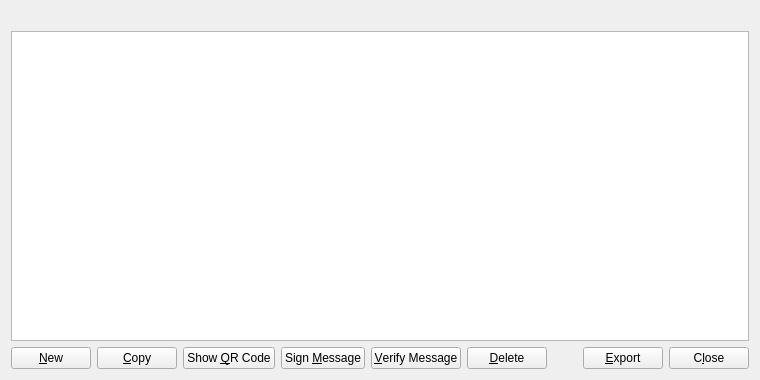
<?xml version="1.0" encoding="UTF-8"?>
<ui version="4.0">
 <class>AddressBookPage</class>
 <widget class="QWidget" name="AddressBookPage">
  <property name="geometry">
   <rect>
    <x>0</x>
    <y>0</y>
    <width>760</width>
    <height>380</height>
   </rect>
  </property>
  <property name="windowTitle">
   <string>Address Book</string>
  </property>
  <layout class="QVBoxLayout" name="verticalLayout">
   <item>
    <widget class="QLabel" name="labelExplanation">
     <property name="textFormat">
      <enum>Qt::PlainText</enum>
     </property>
     <property name="wordWrap">
      <bool>true</bool>
     </property>
    </widget>
   </item>
   <item>
    <widget class="QTableView" name="tableView">
     <property name="contextMenuPolicy">
      <enum>Qt::CustomContextMenu</enum>
     </property>
     <property name="toolTip">
      <string>Double-click to edit address or label</string>
     </property>
     <property name="tabKeyNavigation">
      <bool>false</bool>
     </property>
     <property name="alternatingRowColors">
      <bool>true</bool>
     </property>
     <property name="selectionMode">
      <enum>QAbstractItemView::SingleSelection</enum>
     </property>
     <property name="selectionBehavior">
      <enum>QAbstractItemView::SelectRows</enum>
     </property>
     <property name="sortingEnabled">
      <bool>true</bool>
     </property>
     <attribute name="verticalHeaderVisible">
      <bool>false</bool>
     </attribute>
    </widget>
   </item>
   <item>
    <layout class="QHBoxLayout" name="horizontalLayout">
     <item>
      <widget class="QPushButton" name="newAddress">
       <property name="toolTip">
        <string>Create a new address</string>
       </property>
       <property name="text">
        <string>&amp;New</string>
       </property>
       <property name="icon">
        <iconset resource="../bitcoin.qrc">
         <normaloff>:/icons/add</normaloff>:/icons/add</iconset>
       </property>
      </widget>
     </item>
     <item>
      <widget class="QPushButton" name="copyAddress">
       <property name="toolTip">
        <string>Copy the currently selected address to the system clipboard</string>
       </property>
       <property name="text">
        <string>&amp;Copy</string>
       </property>
       <property name="icon">
        <iconset resource="../bitcoin.qrc">
         <normaloff>:/icons/editcopy</normaloff>:/icons/editcopy</iconset>
       </property>
      </widget>
     </item>
     <item>
      <widget class="QPushButton" name="showQRCode">
       <property name="text">
        <string>Show &amp;QR Code</string>
       </property>
       <property name="icon">
        <iconset resource="../bitcoin.qrc">
         <normaloff>:/icons/qrcode</normaloff>:/icons/qrcode</iconset>
       </property>
      </widget>
     </item>
     <item>
      <widget class="QPushButton" name="signMessage">
       <property name="toolTip">
        <string>Sign a message to prove you own a MaxCoin address</string>
       </property>
       <property name="text">
        <string>Sign &amp;Message</string>
       </property>
       <property name="icon">
        <iconset resource="../bitcoin.qrc">
         <normaloff>:/icons/edit</normaloff>:/icons/edit</iconset>
       </property>
      </widget>
     </item>
     <item>
      <widget class="QPushButton" name="verifyMessage">
       <property name="toolTip">
        <string>Verify a message to ensure it was signed with a specified MaxCoin address</string>
       </property>
       <property name="text">
        <string>&amp;Verify Message</string>
       </property>
       <property name="icon">
        <iconset resource="../bitcoin.qrc">
         <normaloff>:/icons/transaction_0</normaloff>:/icons/transaction_0</iconset>
       </property>
      </widget>
     </item>
     <item>
      <widget class="QPushButton" name="deleteAddress">
       <property name="toolTip">
        <string>Delete the currently selected address from the list</string>
       </property>
       <property name="text">
        <string>&amp;Delete</string>
       </property>
       <property name="icon">
        <iconset resource="../bitcoin.qrc">
         <normaloff>:/icons/remove</normaloff>:/icons/remove</iconset>
       </property>
      </widget>
     </item>
     <item>
      <spacer name="horizontalSpacer">
       <property name="orientation">
        <enum>Qt::Horizontal</enum>
       </property>
       <property name="sizeHint" stdset="0">
        <size>
         <width>40</width>
         <height>20</height>
        </size>
       </property>
      </spacer>
     </item>
     <item>
      <widget class="QPushButton" name="exportButton">
       <property name="toolTip">
        <string>Export the data in the current tab to a file</string>
       </property>
       <property name="text">
        <string>&amp;Export</string>
       </property>
       <property name="icon">
        <iconset resource="../bitcoin.qrc">
         <normaloff>:/icons/export</normaloff>:/icons/export</iconset>
       </property>
      </widget>
     </item>
     <item>
      <widget class="QPushButton" name="closeButton">
       <property name="sizePolicy">
        <sizepolicy hsizetype="Minimum" vsizetype="Minimum">
         <horstretch>0</horstretch>
         <verstretch>0</verstretch>
        </sizepolicy>
       </property>
       <property name="text">
        <string>C&amp;lose</string>
       </property>
      </widget>
     </item>
    </layout>
   </item>
  </layout>
 </widget>
 <resources>
  <include location="../bitcoin.qrc"/>
 </resources>
 <connections/>
</ui>
